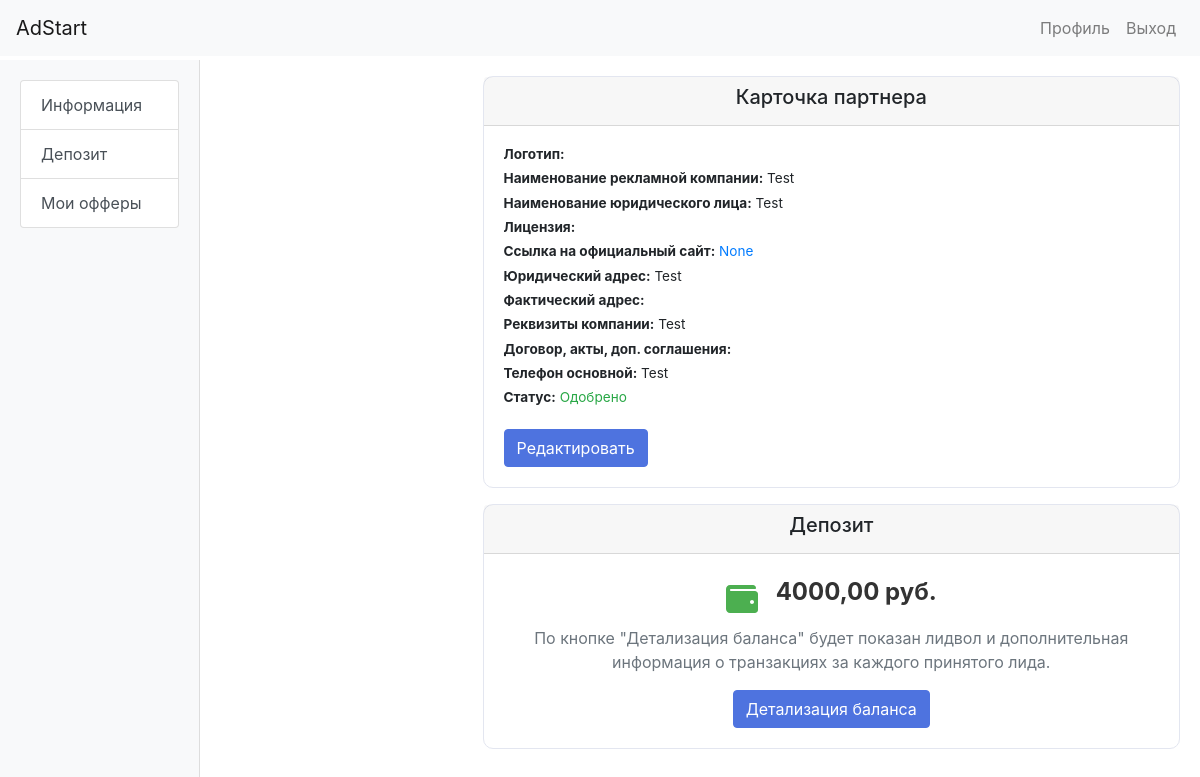
Page /partner_cards/view/ (signed in) on the earlier database version.
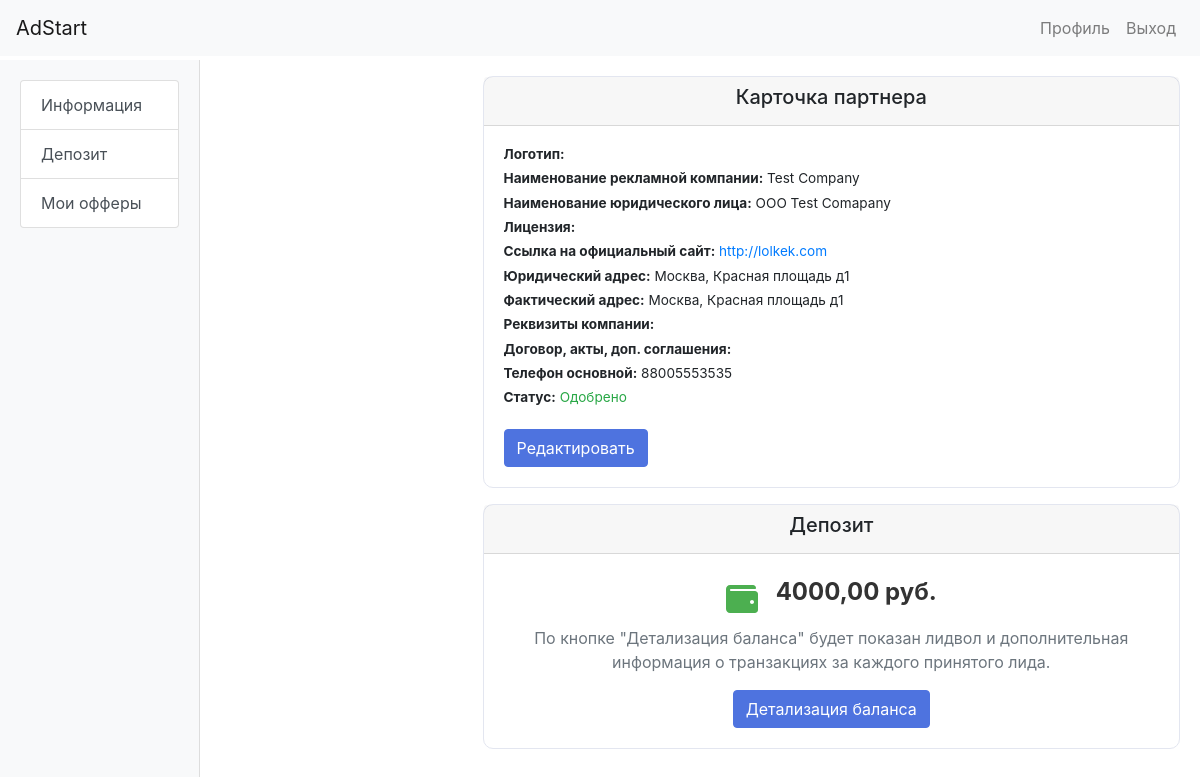
Same page on the later database version.
### partner_cards/models.py (models this page shows, shortened)
class PartnerCard(models.Model):
    advertiser = models.OneToOneField(Advertiser, on_delete=models.CASCADE, related_name='partner_card')
    logo = models.ImageField(upload_to='partner_logos/', blank=True, null=True, verbose_name='Логотип')
    name = models.CharField(max_length=255, verbose_name='Наименование')
    legal_name = models.CharField(max_length=255, verbose_name='Наименование Юр. лица')
    license = models.FileField(upload_to='licenses/', blank=True, null=True, verbose_name='Лицензия')
    website = models.URLField(verbose_name='Ссылка на официальный сайт')
    legal_address = models.CharField(max_length=255, verbose_name='Юридический адрес')
    actual_addresses = models.TextField(verbose_name='Фактический адрес')
    company_details = models.TextField(verbose_name='Реквизиты компании', blank=True, null=True,)
    contracts = models.FileField(upload_to='contracts/', blank=True, null=True,
                                 verbose_name='Договор, акты, доп. соглашения')
    main_phone = models.CharField(max_length=20, verbose_name='Телефон основной')
    deposit = models.DecimalField(max_digits=10, decimal_places=2, verbose_name='Депозит', blank=True, null=True)
    is_approved = models.BooleanField(default=False, verbose_name='Одобрен администратором')
    class Meta:
        verbose_name = 'Карточка партнера'
        verbose_name_plural = 'Карточки партнеров'

### partner_cards/views.py (the view)
# urls.py: path('view/', views.view_partner_card, name='view_partner_card'),
@login_required
def view_partner_card(request):
    partner_card = PartnerCard.objects.get(advertiser=request.user.advertiser)
    return render(request, 'partner_cards/view_partner_card.html', {'partner_card': partner_card})

### user_accounts/templatetags/custom_tags.py (called while the page is built)
@register.inclusion_tag('user_accounts/menu.html', takes_context=True)
def load_menu(context):
    user = context['user']
    advertiser_profile = None
    webmaster_profile = None
    if user.is_authenticated:
        try:
            advertiser_profile = Advertiser.objects.get(user=user)
        except Advertiser.DoesNotExist:
            pass
        try:
            webmaster_profile = Webmaster.objects.get(user=user)
        except Webmaster.DoesNotExist:
            pass
    return {
        'user': user,
        'advertiser_profile': advertiser_profile,
        'webmaster_profile': webmaster_profile,
    }

### user_accounts/templates/partner_cards/view_partner_card.html (shortened to what this page needs)
{% extends "base.html" %}
{% block content %}
<div class="row">
    <div class="col-md-9 offset-md-3">
        <div class="card mb-3 small-card">
            <div class="card-header text-center">
                <h5>Карточка партнера</h5>
            </div>
            <div class="card-body">
                <p><strong>Логотип:</strong></p>
                <p><strong>Наименование рекламной компании:</strong> {{ partner_card.name }}</p>
                <p><strong>Наименование юридического лица:</strong> {{ partner_card.legal_name }}</p>
                <p><strong>Лицензия:</strong>
                </p>
                <p><strong>Ссылка на официальный сайт:</strong> <a href="{{ partner_card.website }}" target="_blank">{{ partner_card.website }}</a></p>
                <p><strong>Юридический адрес:</strong> {{ partner_card.legal_address }}</p>
                <p><strong>Фактический адрес:</strong> {{ partner_card.actual_addresses }}</p>
                <p><strong>Реквизиты компании:</strong> {{ partner_card.company_details }}</p>
                <p><strong>Договор, акты, доп. соглашения:</strong>
                </p>
                <p><strong>Телефон основной:</strong> {{ partner_card.main_phone }}</p>
                <p><strong>Статус:</strong>
                    {% if partner_card.is_approved %}
                        <span class="text-success">Одобрено</span>
                    {% else %}
                        <span class="text-danger">Не одобрено</span>
                    {% endif %}
                </p>
                <a href="{% url 'edit_partner_card' %}" class="btn btn-primary mt-3">Редактировать</a>
            </div>
        </div>
        {% if partner_card.is_approved %}
            <div class="card mb-3 deposit-card">
                <div class="card-header text-center">
                    <h5>Депозит</h5>
                </div>
                <div class="card-body text-center">
                    <div class="wallet-info d-flex justify-content-center align-items-center">
                        <div class="wallet-icon">
                            <i class="fas fa-wallet"></i>
                        </div>
                        <p class="deposit-amount ml-2">{{ partner_card.deposit }} руб.</p>
                    </div>
                    <p class="balance-info text-muted">По кнопке "Детализация баланса" будет показан лидвол и дополнительная информация о транзакциях за каждого принятого лида.</p>
                    <a href="#" class="btn btn-primary">Детализация баланса</a>
                </div>
            </div>
        {% else %}
            <div class="alert alert-info mt-3">
                Карточка партнера находится на рассмотрении. Пожалуйста, ожидайте, с вами свяжется менеджер. После одобрения придет уведомление на почту.
            </div>
        {% endif %}
    </div>
</div>
{% endblock %}

Differences in the rows shown:
removed PartnerCard: name "Test", legal_name "Test", website "None", legal_address "Test", company_details "Test", main_phone "Test", deposit "4000,00"
added PartnerCard: name "Test Company", legal_name "OOO Test Comapany", website "http://lolkek.com", legal_address "Москва, Красная площадь д1", actual_addresses "Москва, Красная площадь д1", main_phone "88005553535", deposit "4000,00"
